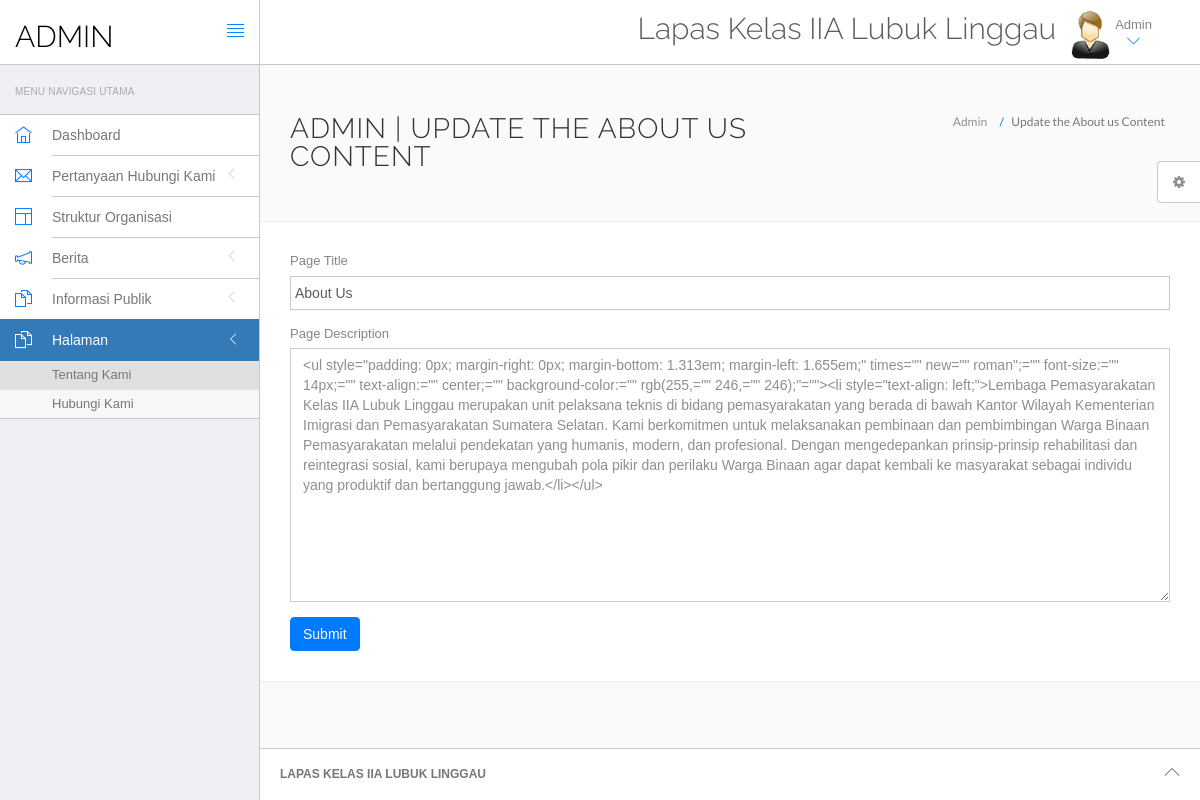
Screenshot of /hms/admin/about-us.php (signed in) with the database file from the repository.
### tables this page shows
CREATE TABLE `tblpage` (
  `ID` int(10) NOT NULL,
  `PageType` varchar(200) DEFAULT NULL,
  `PageTitle` varchar(200) DEFAULT NULL,
  `PageDescription` mediumtext DEFAULT NULL,
  `Email` varchar(120) DEFAULT NULL,
  `MobileNumber` bigint(10) DEFAULT NULL,
  `Address` varchar(500) DEFAULT NULL,
  `WhatsApp` varchar(20) DEFAULT NULL,
  `Facebook` varchar(100) DEFAULT NULL,
  `Instagram` varchar(100) DEFAULT NULL,
  `TikTok` varchar(100) DEFAULT NULL,
  `UpdationDate` timestamp NULL DEFAULT current_timestamp(),
  `OpenningTime` varchar(255) DEFAULT NULL
);

### hms/admin/about-us.php (the view, shortened to what this page needs)
<?php
include('include/config.php');
if(strlen($_SESSION['id']==0)) {
 header('location:logout.php');
  } else{
?>
<!DOCTYPE html>
<html lang="en">
	<head>
		<link rel="stylesheet" href="vendor/bootstrap/css/bootstrap.min.css">
		<link rel="stylesheet" href="vendor/fontawesome/css/font-awesome.min.css">
		<link rel="stylesheet" href="vendor/themify-icons/themify-icons.min.css">
		<link href="vendor/animate.css/animate.min.css" rel="stylesheet" media="screen">
		<link href="vendor/perfect-scrollbar/perfect-scrollbar.min.css" rel="stylesheet" media="screen">
		<link href="vendor/switchery/switchery.min.css" rel="stylesheet" media="screen">
		<link href="vendor/bootstrap-touchspin/jquery.bootstrap-touchspin.min.css" rel="stylesheet" media="screen">
		<link href="vendor/select2/select2.min.css" rel="stylesheet" media="screen">
		<link href="vendor/bootstrap-datepicker/bootstrap-datepicker3.standalone.min.css" rel="stylesheet" media="screen">
		<link href="vendor/bootstrap-timepicker/bootstrap-timepicker.min.css" rel="stylesheet" media="screen">
		<link rel="stylesheet" href="assets/css/styles.css">
		<link rel="stylesheet" href="assets/css/plugins.css">
		<link rel="stylesheet" href="assets/css/themes/theme-1.css" id="skin_color" />
	</head>
	<body>
		<div id="app">
<?php include('include/sidebar.php');?>
			<div class="app-content">
					<?php include('include/header.php');?>
				<div class="main-content" >
					<div class="wrap-content container" id="container">
						<section id="page-title">
							<div class="row">
								<div class="col-sm-8">
									<h1 class="mainTitle">Admin  | Update the About us Content</h1>
																	</div>
								<ol class="breadcrumb">
									<li>
										<span>Admin </span>
									</li>
									<li class="active">
										<span>Update the About us Content</span>
									</li>
								</ol>
							</div>
						</section>
						<div class="container-fluid container-fullw bg-white">
									<div class="row">
								<div class="col-md-12">
                  <form class="forms-sample" method="post">
                    <?php
$ret=mysqli_query($con,"select * from  tblpage where PageType='aboutus'");
while ($row=mysqli_fetch_array($ret)) {
?>
                    <div class="form-group">
                       <label for="exampleInputUsername1">Page Title</label>
                      <input id="pagetitle" name="pagetitle" type="text" class="form-control" required="true" value="<?php  echo $row['PageTitle'];?>">
                    </div>
                    <div class="form-group">
                      <label for="exampleInputEmail1">Page Description</label>
                      <textarea class="form-control" name="pagedes" id="pagedes" rows="12"><?php  echo $row['PageDescription'];?></textarea>
                    </div>
                    <?php } ?>
                    <button type="submit" class="btn btn-primary mr-2" name="submit">Submit</button>
                  </form>
								</div>
							</div>
								</div>
					</div>
				</div>
			</div>
	<?php include('include/footer.php');?>
	<?php include('include/setting.php');?>
		</div>
	</body>
</html>
<?php } ?>

### hms/admin/assets/css/themes/theme-1.css (style rules this page uses)
body { background: #FAFAFA; }

### rows the page displays
tblpage: pagetitle "About Us", pagedes "<ul style=\"padding: 0px; margin-right: 0px; margin-bottom: 1.313em; margin-left: 1.655em;\" times=\"\" new=\"\" roman\";=\"\" font-size:=\"\" 14px;=\"\" text-align:=\"\" center;=\"\" background-color:=\"\" rgb(255,=\"\" 246,=\"\" 246);\"=\"\"><li style=\"text-align: left;\">Lembaga Pemasyarakatan Kelas IIA Lubuk Linggau merupakan unit pelaksana teknis di bidang pemasyarakatan yang berada di bawah Kantor Wilayah Kementerian Imigrasi dan Pemasyarakatan Sumatera Selatan. Kami berkomitmen untuk melaksanakan pembinaan dan pembimbingan Warga Binaan Pemasyarakatan melalui pendekatan yang humanis, modern, dan profesional. Dengan mengedepankan prinsip-prinsip rehabilitasi dan reintegrasi sosial, kami berupaya mengubah pola…"
